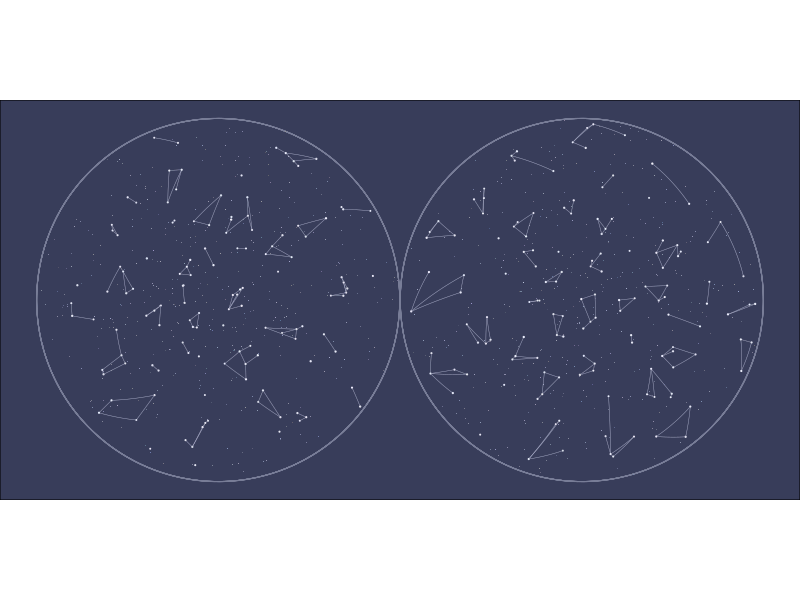

Generate this figure with R:
## ---- chunk 1
library(tidyverse)

# df needs:
# x, y, z on unit sphere
projection <- function(df) {
  
  df <- df %>%
    mutate(lat = asin(z),
           long = atan2(y, x)) %>%
    mutate(new_x = if_else(z < 0, x / (1 - z), x / (1 + z) + 2),
           new_y = if_else(z < 0, y / (1 - z), y / (1 + z)))
  
  return(df)
}
## ---- chunk 2
# points_n, approx. number of final points
# candidates_n, number of attempts per point
# distance_limit, minimum distance between points
disk_sampling <- function(points_n, candidates_n, distance_limit) {
  
  df <- tibble(
    x = c(rnorm(1), rep(0, points_n - 1)),
    y = c(rnorm(1), rep(0, points_n - 1)),
    z = c(rnorm(1), rep(0, points_n - 1))
  ) %>%
    mutate(normalize = sqrt(x^2 + y^2 + z^2)) %>%
    mutate(normalize = if_else(normalize == 0, 1, normalize)) %>%
    mutate(x = x / normalize,
           y = y / normalize,
           z = z / normalize) %>%
    select(-normalize) %>%
    rowid_to_column("id") 
  
  for(i in seq(2, points_n)) {
    
    candidates <- tibble(
      can_x = rnorm(candidates_n),
      can_y = rnorm(candidates_n),
      can_z = rnorm(candidates_n)
    ) %>%
      mutate(normalize = sqrt(can_x^2 + can_y^2 + can_z^2)) %>%
      mutate(can_x = can_x / normalize,
             can_y = can_y / normalize,
             can_z = can_z / normalize) %>%
      select(-normalize) %>%
      rowid_to_column("can_id") 
    
    best_candidate <- df %>%
      filter(x != 0 | y != 0 | z != 0) %>%
      expand_grid(candidates) %>%
      mutate(distance = acos(x * can_x + 
                               y * can_y + 
                               z * can_z)) %>%
      group_by(can_id) %>%
      summarise(distance = min(distance)) %>%
      filter(distance == max(distance)) %>%
      filter(distance > distance_limit) %>%
      slice(1) %>%
      pull(can_id)
    
    if(length(best_candidate) > 0) {
      best_candidate <- candidates %>%
        filter(can_id == best_candidate) %>%
        mutate(can_id = i) %>%
        rename_with(~ gsub("can_", "", .x))
      
      df <- df %>%
        rows_update(best_candidate, by = "id")
    }
    
  }
  
  df <- df %>%
    filter(x != 0 | y != 0 | z != 0)
  
  return(df)
}
## ---- chunk 3
# df needs x, y, z
connections <- function(df) {
  
  lines <- data.frame(
    line_id_1_2 = integer(),
    id_2 = integer(),
    id_1 = integer(),
    x_2 = numeric(),
    x_1 = numeric(),
    y_2 = numeric(),
    y_1 = numeric(),
    z_2 = numeric(),
    z_1 = numeric()
  )
  
  if(nrow(df) <= 1) {
    return(lines)
  }
  
  connections <- df %>%
    select(starts_with("star")) %>%
    rename_with(~ paste0(gsub("star_", "", .x), "_1")) %>%
    select(id_1, x_1, y_1, z_1)
  
  connections <- connections %>%
    rename_with(~ paste0(gsub("1", "", .x), "2")) %>%
    expand_grid(connections) %>%
    filter(id_1 < id_2) %>%
    mutate(a_1_2 = y_1 * z_2 - z_1 * y_2,
           b_1_2 = z_1 * x_2 - x_1 * z_2,
           c_1_2 = x_1 * y_2 - y_1 * x_2) %>%
    rowid_to_column("line_id_1_2")
  
  # https://blog.mbedded.ninja/mathematics/geometry/spherical-geometry/finding-the-intersection-of-two-arcs-that-lie-on-a-sphere/
  # https://www.dirkbertels.net/computing/greatCircles_files/great_circles_070206.pdf
  intersections <- connections %>%
    rename_with(~ gsub("1", "3", .x)) %>%
    rename_with(~ gsub("2", "4", .x)) %>% 
    expand_grid(connections) %>%
    filter(line_id_1_2 < line_id_3_4) %>%
    filter((id_1 != id_3 & id_1 != id_4) &
             (id_2 != id_3 & id_2 != id_4)) %>% # remove ones that share a star
    mutate(l_1 = b_1_2 * c_3_4 - c_1_2 * b_3_4,
           m_1 = c_1_2 * a_3_4 - a_1_2 * c_3_4,
           n_1 = a_1_2 * b_3_4 - b_1_2 * a_3_4) %>%
    mutate(normal = sqrt(l_1^2 + m_1^2 + n_1^2)) %>%
    mutate(l_1 = l_1 / normal,
           m_1 = m_1 / normal,
           n_1 = n_1 / normal) %>%
    mutate(l_2 = -l_1,
           m_2 = -m_1,
           n_2 = -n_1) %>%
    mutate(normal_1 = sqrt(x_1^2 + y_1^2 + z_1^2),
           normal_2 = sqrt(x_2^2 + y_2^2 + z_2^2),
           normal_3 = sqrt(x_3^2 + y_3^2 + z_3^2),
           normal_4 = sqrt(x_4^2 + y_4^2 + z_4^2),
           normal_l_1 = sqrt(l_1^2 + m_1^2 + n_1^2),
           normal_l_2 = sqrt(l_2^2 + m_2^2 + n_2^2)) %>%  # technically, all 1's
    mutate(angle_1_l_1 = acos(round((x_1 * l_1 + y_1 * m_1 + z_1 * n_1) / 
                                      (normal_1 * normal_l_1), 7)) * 180/pi,
           angle_l_1_2 = acos(round((x_2 * l_1 + y_2 * m_1 + z_2 * n_1) / 
                                      (normal_2 * normal_l_1), 7)) * 180/pi,
           angle_1_l_2 = acos(round((x_1 * l_2 + y_1 * m_2 + z_1 * n_2) / 
                                      (normal_1 * normal_l_2), 7)) * 180/pi,
           angle_l_2_2 = acos(round((x_2 * l_2 + y_2 * m_2 + z_2 * n_2) / 
                                      (normal_2 * normal_l_2), 7)) * 180/pi,
           angle_1_2 = acos(round((x_1 * x_2 + y_1 * y_2 + z_1 * z_2) / 
                                    (normal_1 * normal_2), 7)) * 180/pi,
           angle_3_l_1 = acos(round((x_3 * l_1 + y_3 * m_1 + z_3 * n_1) / 
                                      (normal_3 * normal_l_1), 7)) * 180/pi,
           angle_l_1_4 = acos(round((x_4 * l_1 + y_4 * m_1 + z_4 * n_1) / 
                                      (normal_4 * normal_l_1), 7)) * 180/pi,
           angle_3_l_2 = acos(round((x_3 * l_2 + y_3 * m_2 + z_3 * n_2) / 
                                      (normal_3 * normal_l_2), 7)) * 180/pi,
           angle_l_2_4 = acos(round((x_4 * l_2 + y_4 * m_2 + z_4 * n_2) / 
                                      (normal_4 * normal_l_2), 7)) * 180/pi,
           angle_3_4 = acos(round((x_3 * x_4 + y_3 * y_4 + z_3 * z_4) / 
                                    (normal_3 * normal_4), 7)) * 180/pi) %>%
    mutate(sum_angle_1_l_1_2 = angle_1_l_1 + angle_l_1_2,
           sum_angle_1_l_2_2 = angle_1_l_2 + angle_l_2_2,
           sum_angle_3_l_1_4 = angle_3_l_1 + angle_l_1_4,
           sum_angle_3_l_2_4 = angle_3_l_2 + angle_l_2_4) %>%
    mutate(on_segment_1_l_1_2 = 
             if_else(abs(sum_angle_1_l_1_2 - angle_1_2) < .001, 1, 0),
           on_segment_1_l_2_2 = 
             if_else(abs(sum_angle_1_l_2_2 - angle_1_2) < .001, 1, 0),
           on_segment_3_l_1_4 = 
             if_else(abs(sum_angle_3_l_1_4 - angle_3_4) < .001, 1, 0),
           on_segment_3_l_2_4 = 
             if_else(abs(sum_angle_3_l_2_4 - angle_3_4) < .001, 1, 0)) %>%
    mutate(intersects = if_else((on_segment_1_l_1_2 == 1 & on_segment_3_l_1_4) |
                                  (on_segment_1_l_2_2 == 1 & on_segment_3_l_2_4),
                                1, 0)) %>%
    filter(intersects == 1)
  
  ## Loop through adding one at a time
  star_list <- df %>%
    arrange(sample(1:n(), n())) %>%
    pull(star_id)
  
  for(i in seq(1, length(star_list))) {
    current_star <- star_list[i]
    potential_lines <- connections %>%
      filter(id_1 == current_star | id_2 == current_star) %>%
      anti_join(lines, by = "line_id_1_2")
    
    # remove intersections
    limit_lines <- intersections %>%
      select(line_id_1_2, line_id_3_4)
    limit_lines <- intersections %>%
      select(line_id_1_2, line_id_3_4) %>%
      rename(line_id_1_2 = line_id_3_4,
             line_id_3_4 = line_id_1_2) %>%
      rbind(limit_lines) %>%
      inner_join(lines, by = "line_id_1_2")
    limit_lines <- limit_lines %>%
      select(line_id_1_2, line_id_3_4)
    limit_lines <- limit_lines %>%
      select(line_id_1_2, line_id_3_4) %>%
      rename(line_id_1_2 = line_id_3_4,
             line_id_3_4 = line_id_1_2) %>%
      rbind(limit_lines)
    
    potential_lines <- potential_lines %>%
      anti_join(limit_lines, by = c("line_id_1_2"))
    
    if(nrow(potential_lines) > 0) {
      lines <- potential_lines %>%
        mutate(weight = acos(x_1*x_2 + 
                               y_1 * y_2 + 
                               z_1 * z_2)) %>%
        sample_n(1, weight = 1/weight) %>% # add weights here
        select(-weight) %>%
        rbind(lines)
    }
  }
  
  lines <- lines %>%
    select(-a_1_2, -b_1_2, -c_1_2)
  
  return(lines)
}
## ---- chunk 4
constellations <- disk_sampling(88, 25, .01) %>%
  select(-id) %>%
  rowid_to_column("id") %>%
  rename_with(~ paste0("constellation_", .x))

# 88 * 3
# 264 / 8 = 33
stars <- rbind(disk_sampling(33, 25, .01),
               disk_sampling(33, 25, .01),
               disk_sampling(33, 25, .01),
               disk_sampling(33, 25, .01),
               disk_sampling(33, 25, .01),
               disk_sampling(33, 25, .01),
               disk_sampling(33, 25, .01),
               disk_sampling(33, 25, .01)) %>%
  select(-id) %>%
  rowid_to_column("id") %>%
  rename_with(~ paste0("star_", .x))
## ---- chunk 5
sky <- constellations %>%
  expand_grid(stars) %>%
  mutate(distance = acos(constellation_x * star_x + 
                           constellation_y * star_y + 
                           constellation_z * star_z)) %>%
  filter(sign(star_z) == sign(constellation_z)) %>% # make sure they cross over line
  group_by(star_id) %>%
  filter(distance == min(distance))

# https://math.stackexchange.com/questions/2375102/parametric-equation-of-a-circle-in-3d-given-center-and-two-points-on-the-circle
move_percentage <- .25
star_movement <- sky %>%
  mutate(normal_x = star_y * constellation_z - star_z * constellation_y,
         normal_y = star_z * constellation_x - star_x * constellation_z,
         normal_z = star_x * constellation_y - star_y * constellation_x,
         interior = star_x * constellation_x + 
           star_y * constellation_y + 
           star_z * constellation_z) %>%
  mutate(normal_norm = sqrt(normal_x^2 + normal_y^2 + normal_z^2)) %>%
  mutate(normal_x = normal_x / normal_norm,
         normal_y = normal_y / normal_norm,
         normal_z = normal_z / normal_norm) %>%
  mutate(angle = acos(interior) * move_percentage,
         perp_x = normal_y * star_z - normal_z * star_y,
         perp_y = normal_z * star_x - normal_x * star_z,
         perp_z = normal_x * star_y - normal_y * star_x) %>%
  mutate(perp_norm = sqrt(perp_x^2 + perp_y^2 + perp_z^2)) %>%
  mutate(perp_x = perp_x / perp_norm,
         perp_y = perp_y / perp_norm,
         perp_z = perp_z / perp_norm) %>%
  mutate(star_x = cos(angle) * star_x + sin(angle) * perp_x,
         star_y = cos(angle) * star_y + sin(angle) * perp_y,
         star_z = cos(angle) * star_z + sin(angle) * perp_z)
         
star_movement <- star_movement %>%
  select(star_id, star_x, star_y, star_z) %>%
  rename_with(~ gsub("star_", "", .x)) %>%
  rename_with(~ paste0("star_", .x))

sky <- sky %>%
  rows_update(star_movement, by = "star_id")

sky <- sky %>%
  select(-distance) %>%
  rownames_to_column("row") %>%
  pivot_longer(cols = -row,
               names_to = c("object", ".value"),
               names_sep =  "_") %>%
  projection() %>%
  pivot_wider(id_cols = row,
              names_from = object,
              names_glue = "{object}_{.value}",
              values_from = c(id, x, y, z, lat, long,
                              new_x, new_y)) %>%
  select(-row)
## ---- chunk 6
lines <- sky %>%
  select(constellation_id, star_id,
         star_x, star_y, star_z) %>%
  nest(data = c(star_id, star_x, star_y, star_z)) %>%
  mutate(data = map(data, connections)) %>%
  unnest(data)

lines <- lines %>%
  pivot_longer(-c(constellation_id, line_id_1_2),
               names_to = c(".value", "star"),
               names_sep =  "_") %>%
  projection() %>%
  pivot_wider(id_cols = c(constellation_id, line_id_1_2),
              names_from = star,
              values_from = c(id, x, y, z, lat, long,
                              new_x, new_y))

# https://math.stackexchange.com/questions/383711/parametric-equation-for-great-circle
curves <- lines %>%
  expand_grid(f = seq(0, 1, length.out = 100)) %>%
  mutate(d = acos(sin(lat_1) * sin(lat_2) + cos(lat_1) * cos(lat_2) * cos(long_1 - long_2))) %>%
  mutate(A = sin((1 - f) * d) / sin(d),
         B = sin(f * d) / sin(d)) %>%
  mutate(x = A * cos(lat_1) * cos(long_1) + B * cos(lat_2) * cos(long_2),
         y = A * cos(lat_1) * sin(long_1) + B * cos(lat_2) * sin(long_2),
         z = A * sin(lat_1)               + B * sin(lat_2)) %>%
  select(constellation_id, line_id_1_2, x, y, z) %>%
  projection() %>%
  group_by(constellation_id, line_id_1_2) %>%
  mutate(next_new_x = lead(new_x),
         next_new_y = lead(new_y)) %>%
  filter(!is.na(next_new_x))
## ---- chunk 7
base_hue <- 260 + rnorm(1, 0, sd = 5)
base_chroma <- 25 + rnorm(1, 0, sd = 3)
dark_luminance <- 25 + rnorm(1, 0, sd = 3)
med_luminance <- 50 + rnorm(1, 0, sd = 3)
light_luminance <- 75 + rnorm(1, 0, sd = 3)
bright_luminance <- 90 + rnorm(1, 0, sd = 3)

background_stars_n <- 1000
background_stars <- tibble(
  x = rnorm(background_stars_n),
  y = rnorm(background_stars_n),
  z = rnorm(background_stars_n)
) %>%
  mutate(normalize = sqrt(x^2 + y^2 + z^2)) %>%
  mutate(normalize = if_else(normalize == 0, 1, normalize)) %>%
  mutate(x = x / normalize,
         y = y / normalize,
         z = z / normalize) %>%
  select(-normalize) %>%
  rowid_to_column("id") %>%
  projection() %>%
  mutate(hue = base_hue + rnorm(n(), 0, sd = 7),
         chroma = base_chroma + rnorm(n(), 0, sd = 7),
         luminance = med_luminance + rnorm(n(), 0, sd = 7)) %>%
  mutate(chroma = if_else(chroma < 0, base_chroma, chroma),
         luminance = if_else(luminance < 0 | luminance > 100, 
                             med_luminance, luminance)) %>%
  mutate(color_value = hcl(hue, chroma, luminance),
         size_value = runif(n(), .25, .5)) %>%
  mutate(color_value = if_else(is.na(color_value), 
                               hcl(base_hue, base_chroma, med_luminance),
                               color_value))

outline_circles <- tibble(
  circle_id = rep(c(1, 2), each = 360*2),
  x = rep(seq(1, 100, length.out = 360*2), 2),
  y = rep(seq(1, 100, length.out = 360*2), 2)
) %>%
  mutate(x = cos(x) + 2*(circle_id-1),
         y = sin(y)) %>%
  group_by(circle_id) %>%
  mutate(xend = lead(x),
         yend = lead(y)) %>%
  filter(!is.na(xend)) %>%
  mutate(hue = base_hue,
         chroma = base_chroma,
         luminance = med_luminance) %>%
  mutate(color_value = hcl(hue, chroma, luminance))

sky <- sky %>%
  mutate(hue = base_hue + rnorm(n(), 0, sd = 7),
         chroma = (base_chroma / 2) + rnorm(n(), 0, sd = 2),
         luminance = bright_luminance + rnorm(n(), 0, sd = 2)) %>%
  mutate(color_value = hcl(hue, chroma, luminance),
         size_value = runif(n(), .5, 2)) %>%
  mutate(color_value = if_else(is.na(color_value), 
                               hcl(base_hue, base_chroma, bright_luminance),
                               color_value))
## ---- chunk 8
ggplot() +
  geom_segment(data = outline_circles, aes(x = x, y = y, 
                                           xend = xend, yend = yend,
                                           group = circle_id,
                                           color = color_value),
               size = .25) +
  geom_point(data = background_stars, aes(x = new_x, y = new_y, color = color_value,
                                          size = size_value),
             shape = 16) +
  geom_segment(data = curves, aes(x = new_x, y = new_y,
                               xend = next_new_x, yend = next_new_y),
               color = hcl(base_hue, base_chroma, light_luminance),
               size = .15) +
  geom_point(data = sky, aes(x = star_new_x, y = star_new_y, 
             color = hcl(base_hue, base_chroma, dark_luminance),
             size = size_value + 1)) +
  geom_point(data = sky, aes(x = star_new_x, y = star_new_y, color = color_value,
                             size = size_value)) +
  scale_color_identity() +
  scale_radius(range = c(.01, .25)) +
  scale_x_continuous(limits = c(-1, 3)) +
  scale_y_continuous(limits = c(-1, 1)) +
  coord_equal() +
  theme_void() +
  theme(plot.background = element_rect(fill = hcl(base_hue, base_chroma, dark_luminance)),
        legend.position = "none")
